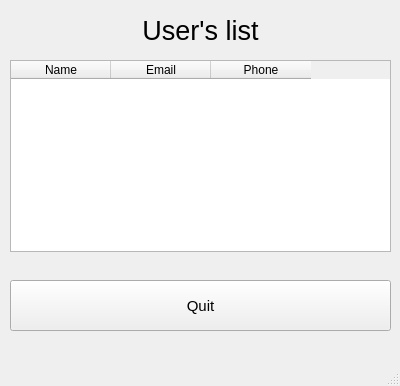
<?xml version="1.0" encoding="UTF-8"?>
<ui version="4.0">
 <class>Users_list</class>
 <widget class="QMainWindow" name="Users_list">
  <property name="geometry">
   <rect>
    <x>0</x>
    <y>0</y>
    <width>400</width>
    <height>386</height>
   </rect>
  </property>
  <property name="windowTitle">
   <string>MainWindow</string>
  </property>
  <widget class="QWidget" name="centralwidget">
   <widget class="QTableWidget" name="tableWidget">
    <property name="geometry">
     <rect>
      <x>10</x>
      <y>60</y>
      <width>381</width>
      <height>192</height>
     </rect>
    </property>
    <column>
     <property name="text">
      <string>Name</string>
     </property>
    </column>
    <column>
     <property name="text">
      <string>Email</string>
     </property>
    </column>
    <column>
     <property name="text">
      <string>Phone</string>
     </property>
    </column>
   </widget>
   <widget class="QLabel" name="label_2">
    <property name="geometry">
     <rect>
      <x>10</x>
      <y>10</y>
      <width>381</width>
      <height>41</height>
     </rect>
    </property>
    <property name="text">
     <string>&lt;html&gt;&lt;head/&gt;&lt;body&gt;&lt;p align=&quot;center&quot;&gt;&lt;span style=&quot; font-size:20pt;&quot;&gt;User's list&lt;/span&gt;&lt;/p&gt;&lt;/body&gt;&lt;/html&gt;</string>
    </property>
   </widget>
   <widget class="QPushButton" name="Registration_button">
    <property name="geometry">
     <rect>
      <x>10</x>
      <y>280</y>
      <width>381</width>
      <height>51</height>
     </rect>
    </property>
    <property name="font">
     <font>
      <family>Arial</family>
      <pointsize>11</pointsize>
     </font>
    </property>
    <property name="text">
     <string>Quit</string>
    </property>
   </widget>
  </widget>
  <widget class="QMenuBar" name="menubar">
   <property name="geometry">
    <rect>
     <x>0</x>
     <y>0</y>
     <width>400</width>
     <height>22</height>
    </rect>
   </property>
  </widget>
  <widget class="QStatusBar" name="statusbar"/>
 </widget>
 <resources/>
 <connections/>
</ui>
